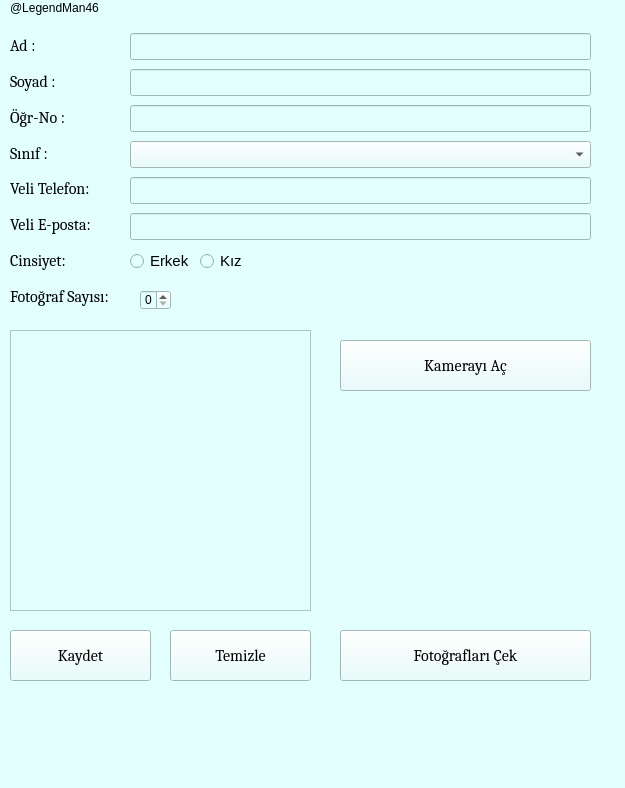
<?xml version="1.0" encoding="UTF-8"?>
<ui version="4.0">
 <class>Ogrenci_Kayit</class>
 <widget class="QMainWindow" name="Ogrenci_Kayit">
  <property name="geometry">
   <rect>
    <x>0</x>
    <y>0</y>
    <width>625</width>
    <height>788</height>
   </rect>
  </property>
  <property name="windowTitle">
   <string>MainWindow</string>
  </property>
  <property name="styleSheet">
   <string notr="true">background-color: rgb(226, 255, 253);
selection-background-color: qlineargradient(spread:pad, x1:0, y1:0, x2:1, y2:0, stop:0 rgba(255, 178, 102, 255), stop:0.55 rgba(235, 148, 61, 255), stop:0.98 rgba(0, 0, 0, 255), stop:1 rgba(0, 0, 0, 0));</string>
  </property>
  <widget class="QWidget" name="centralwidget">
   <widget class="QLabel" name="lbKamera">
    <property name="geometry">
     <rect>
      <x>340</x>
      <y>400</y>
      <width>251</width>
      <height>211</height>
     </rect>
    </property>
    <property name="font">
     <font>
      <family>Cambria</family>
      <pointsize>12</pointsize>
     </font>
    </property>
    <property name="styleSheet">
     <string notr="true"/>
    </property>
    <property name="text">
     <string/>
    </property>
   </widget>
   <widget class="QPushButton" name="btnKaydet">
    <property name="geometry">
     <rect>
      <x>10</x>
      <y>630</y>
      <width>141</width>
      <height>51</height>
     </rect>
    </property>
    <property name="font">
     <font>
      <family>Cambria</family>
      <pointsize>12</pointsize>
     </font>
    </property>
    <property name="text">
     <string>Kaydet</string>
    </property>
   </widget>
   <widget class="QPushButton" name="btnTenmizle">
    <property name="geometry">
     <rect>
      <x>170</x>
      <y>630</y>
      <width>141</width>
      <height>51</height>
     </rect>
    </property>
    <property name="font">
     <font>
      <family>Cambria</family>
      <pointsize>12</pointsize>
     </font>
    </property>
    <property name="text">
     <string>Temizle</string>
    </property>
   </widget>
   <widget class="QWidget" name="layoutWidget">
    <property name="geometry">
     <rect>
      <x>10</x>
      <y>30</y>
      <width>117</width>
      <height>281</height>
     </rect>
    </property>
    <layout class="QVBoxLayout" name="verticalLayout">
     <property name="leftMargin">
      <number>0</number>
     </property>
     <property name="rightMargin">
      <number>8</number>
     </property>
     <item>
      <widget class="QLabel" name="label">
       <property name="font">
        <font>
         <family>Cambria</family>
         <pointsize>12</pointsize>
        </font>
       </property>
       <property name="text">
        <string>Ad :</string>
       </property>
      </widget>
     </item>
     <item>
      <widget class="QLabel" name="label_2">
       <property name="font">
        <font>
         <family>Cambria</family>
         <pointsize>12</pointsize>
        </font>
       </property>
       <property name="text">
        <string>Soyad :</string>
       </property>
      </widget>
     </item>
     <item>
      <widget class="QLabel" name="label_4">
       <property name="font">
        <font>
         <family>Cambria</family>
         <pointsize>12</pointsize>
        </font>
       </property>
       <property name="text">
        <string>Öğr-No :</string>
       </property>
      </widget>
     </item>
     <item>
      <widget class="QLabel" name="label_3">
       <property name="font">
        <font>
         <family>Cambria</family>
         <pointsize>12</pointsize>
        </font>
       </property>
       <property name="text">
        <string>Sınıf :</string>
       </property>
      </widget>
     </item>
     <item>
      <widget class="QLabel" name="label_6">
       <property name="font">
        <font>
         <family>Cambria</family>
         <pointsize>12</pointsize>
        </font>
       </property>
       <property name="text">
        <string>Veli Telefon:</string>
       </property>
      </widget>
     </item>
     <item>
      <widget class="QLabel" name="label_7">
       <property name="font">
        <font>
         <family>Cambria</family>
         <pointsize>12</pointsize>
        </font>
       </property>
       <property name="text">
        <string>Veli E-posta:</string>
       </property>
      </widget>
     </item>
     <item>
      <widget class="QLabel" name="label_5">
       <property name="font">
        <font>
         <family>Cambria</family>
         <pointsize>12</pointsize>
        </font>
       </property>
       <property name="text">
        <string>Cinsiyet:</string>
       </property>
      </widget>
     </item>
     <item>
      <widget class="QLabel" name="label_8">
       <property name="font">
        <font>
         <family>Cambria</family>
         <pointsize>12</pointsize>
        </font>
       </property>
       <property name="text">
        <string>Fotoğraf Sayısı:</string>
       </property>
      </widget>
     </item>
    </layout>
   </widget>
   <widget class="QWidget" name="layoutWidget">
    <property name="geometry">
     <rect>
      <x>130</x>
      <y>30</y>
      <width>461</width>
      <height>251</height>
     </rect>
    </property>
    <layout class="QVBoxLayout" name="verticalLayout_2">
     <item>
      <widget class="QLineEdit" name="txtAd">
       <property name="font">
        <font>
         <family>Cambria</family>
         <pointsize>12</pointsize>
         <weight>75</weight>
         <bold>true</bold>
        </font>
       </property>
      </widget>
     </item>
     <item>
      <widget class="QLineEdit" name="txtSoyad">
       <property name="font">
        <font>
         <family>Cambria</family>
         <pointsize>12</pointsize>
         <weight>75</weight>
         <bold>true</bold>
        </font>
       </property>
      </widget>
     </item>
     <item>
      <widget class="QLineEdit" name="txtOgrNo">
       <property name="font">
        <font>
         <family>Cambria</family>
         <pointsize>12</pointsize>
         <weight>75</weight>
         <bold>true</bold>
        </font>
       </property>
      </widget>
     </item>
     <item>
      <widget class="QComboBox" name="comboSinif">
       <property name="font">
        <font>
         <family>Cambria</family>
         <pointsize>12</pointsize>
        </font>
       </property>
      </widget>
     </item>
     <item>
      <widget class="QLineEdit" name="txtVeliTel">
       <property name="font">
        <font>
         <family>Cambria</family>
         <pointsize>12</pointsize>
         <weight>75</weight>
         <bold>true</bold>
        </font>
       </property>
      </widget>
     </item>
     <item>
      <widget class="QLineEdit" name="txtVeliMail">
       <property name="font">
        <font>
         <family>Cambria</family>
         <pointsize>12</pointsize>
         <weight>75</weight>
         <bold>true</bold>
        </font>
       </property>
      </widget>
     </item>
     <item>
      <layout class="QHBoxLayout" name="horizontalLayout">
       <item>
        <widget class="QRadioButton" name="radio_Erkek">
         <property name="font">
          <font>
           <pointsize>11</pointsize>
          </font>
         </property>
         <property name="text">
          <string>Erkek</string>
         </property>
        </widget>
       </item>
       <item>
        <widget class="QRadioButton" name="radio_Kiz">
         <property name="font">
          <font>
           <pointsize>11</pointsize>
          </font>
         </property>
         <property name="text">
          <string>Kız</string>
         </property>
        </widget>
       </item>
       <item>
        <spacer name="horizontalSpacer">
         <property name="orientation">
          <enum>Qt::Horizontal</enum>
         </property>
         <property name="sizeHint" stdset="0">
          <size>
           <width>20</width>
           <height>20</height>
          </size>
         </property>
        </spacer>
       </item>
      </layout>
     </item>
    </layout>
   </widget>
   <widget class="QPushButton" name="btnFotoCek">
    <property name="geometry">
     <rect>
      <x>340</x>
      <y>630</y>
      <width>251</width>
      <height>51</height>
     </rect>
    </property>
    <property name="font">
     <font>
      <family>Cambria</family>
      <pointsize>12</pointsize>
     </font>
    </property>
    <property name="text">
     <string>Fotoğrafları Çek</string>
    </property>
   </widget>
   <widget class="QPushButton" name="btnKameraAc">
    <property name="geometry">
     <rect>
      <x>340</x>
      <y>340</y>
      <width>251</width>
      <height>51</height>
     </rect>
    </property>
    <property name="font">
     <font>
      <family>Cambria</family>
      <pointsize>12</pointsize>
     </font>
    </property>
    <property name="text">
     <string>Kamerayı Aç</string>
    </property>
   </widget>
   <widget class="QListWidget" name="fotoList">
    <property name="geometry">
     <rect>
      <x>10</x>
      <y>330</y>
      <width>301</width>
      <height>281</height>
     </rect>
    </property>
   </widget>
   <widget class="QSpinBox" name="spinbox_fotosayisi">
    <property name="geometry">
     <rect>
      <x>140</x>
      <y>290</y>
      <width>31</width>
      <height>20</height>
     </rect>
    </property>
   </widget>
   <widget class="QLabel" name="label_9">
    <property name="geometry">
     <rect>
      <x>10</x>
      <y>0</y>
      <width>121</width>
      <height>16</height>
     </rect>
    </property>
    <property name="text">
     <string>@LegendMan46</string>
    </property>
   </widget>
  </widget>
  <widget class="QMenuBar" name="menubar">
   <property name="geometry">
    <rect>
     <x>0</x>
     <y>0</y>
     <width>625</width>
     <height>21</height>
    </rect>
   </property>
  </widget>
  <widget class="QStatusBar" name="statusbar"/>
 </widget>
 <resources/>
 <connections/>
</ui>
